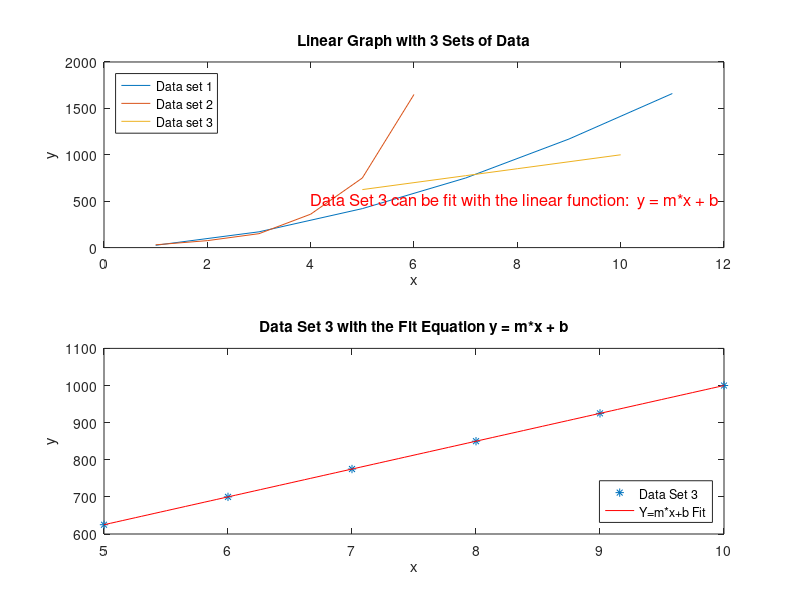
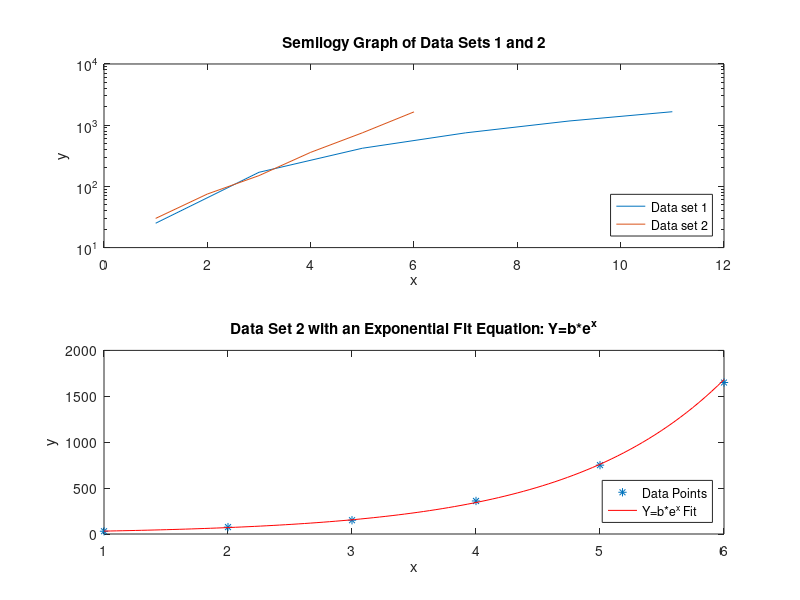
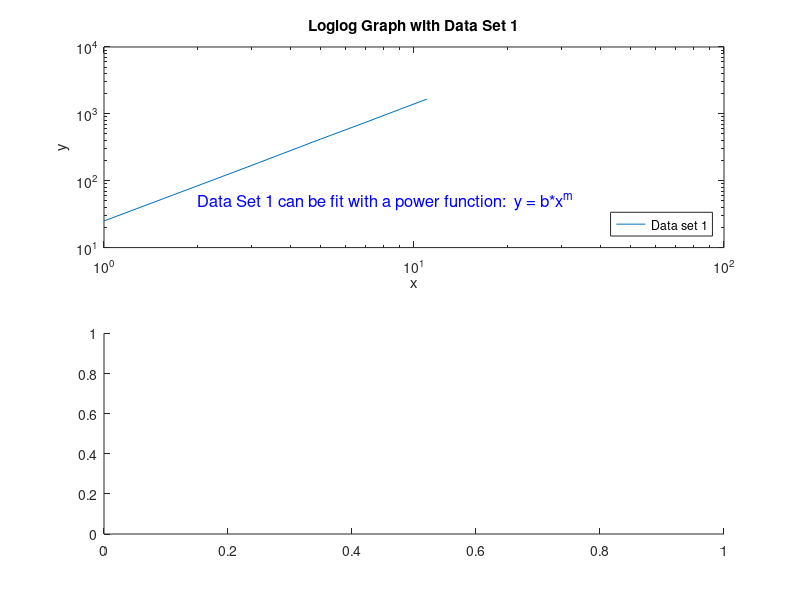

MATLAB code for these plots, in order: (Note: this script raises an error after producing the figures.)
%Clear the command window and all variables
clear %Clear the workspace variables
clc %Clear the command window contents
format default %Set the default format

%Output of the title and author to the command window
tutorial_name = "Tutorial_07_5";
name = "Andy Pacher";
assisted_by = "Nobody";
fprintf("Output for %s written by %s, with assistance from %s. \n\n", tutorial_name, name, assisted_by)

% Data set 1
x1=1:2:12;
y1=[25 170 420 750 1170 1660];

% Data set 2
x2=1:6;
y2=[30 75 150 360 750 1650];

% Data set 3
x3=5:1:10;
y3=[625 700 775 850 925 1000];

% Open figure 1 and create a subplot of two plots, one on top of the other.
% Activate the first plot
figure(1)
subplot(2,1,1)

% plot all three data sets on one graph using the default settings.
plot(x1,y1,x2,y2,x3,y3)

% Add a title "Linear Graph with 3 Sets of Data"
title('Linear Graph with 3 Sets of Data')

% Add axis labels, text, and legend.
xlabel('x');
ylabel('y');

% Add axis labels and text
text(4,500,'Data Set 3 can be fit with the linear function:  y = m*x + b',...
           'color','r','fontsize',12) 
% Add a legend, we can specify the location using polar coordinates
legend('Data set 1', 'Data set 2','Data set 3','Location','northwest')

% Notice that data set 3 is a straight line on the linear (default) graph.
% Data set 3 therefore has a functional form of y=m*x+b (linear).
% We can fit a polynomial of order 1 to this data set
linearCoeff=polyfit(x3,y3,1); % Two coefficients are produced 
m=linearCoeff(1);
b=linearCoeff(2);

% Calculate the best fit values using a linear model (y=mx+b)
xp3=linspace(5,10,100); % 100 linearly spaced values between 5 and 10
yp3=m*xp3+b;  % alternately we could use yp3=polyval(LinearCoeff,x3)

% Activate the second plot in the subplot set for this figure
subplot(2,1,2)

% Plot the data with asterisks (*) and the best fit function with a red line
plot(x3,y3,'*',xp3,yp3,'r');
% Add a title, axis labels and legend.
title('Data Set 3 with the Fit Equation y = m*x + b')
xlabel('x')
ylabel('y')
legend('Data Set 3','Y=m*x+b Fit','Location','southeast')



% Open figure 2 and create a subplot of two plots, one on top of the other.
% Activate the first plot
figure(2)
subplot(2,1,1)

% Create a semilogy graph with x1,y1 and x2,y2.
semilogy(x1,y1,x2,y2)

% Add title, axis labels, text, and legend
title('Semilogy Graph of Data Sets 1 and 2')
xlabel('x')
ylabel('y')
text(10E3,3,'Data Set 2 can be fit with an exponential function:  y = b*e^m',...
           'color','r','fontsize',12) 
legend('Data set 1', 'Data set 2','Location','southeast')

expCoeff=polyfit(x2,log(y2),1); % Two coefficients are produced 
m=expCoeff(1);
logb=expCoeff(2);
b=exp(logb);

% Calculate the best fit values using a linear model (y=mx+b)
xp2=linspace(1,6,100); % 100 values between 1 and 6
yp2=b*exp(m*xp2);  % find the fit values

% Activate the second plot in this Figure's subplot
subplot(2,1,2)

% Plot the data with asterisks (*) and the best fit function with a red line
plot(x2,y2,'*',xp2,yp2,'r');

% add a title, axis labels, and legend
title('Data Set 2 with an Exponential Fit Equation: Y=b*e^x')
xlabel('x')
ylabel('y')
legend('Data Points','Y=b*e^x Fit','Location','southeast')


% Open figure 3 and create a subplot of two plots, one on top of the other.
figure(3)
subplot(2,1,1)

% Plot the x1,y1 dataset on a loglog plot.
loglog(x1,y1)

% add a title, axis labels, text, and legend.
title('Loglog Graph with Data Set 1')
xlabel('x')
ylabel('y')
text(2,50,'Data Set 1 can be fit with a power function:  y = b*x^m',...
           'color','b','fontsize',12) 
legend('Data set 1','Location','southeast')

powerCoeff=polyfit(log(x1),log(y1),1); % Two coefficients are produced 
m=powerCoeff(1);
logb=powerCoeff(2);
b=exp(logb);

% Calculate the best fit values using a linear model (y=mx+b)
xp1=linspace(1,12,100); % 100 values between 1 and 12
yp1=b*xp1.^m;  % find the fit values


% Plot data set 1 and the power funtion fit on a linear graph
% Activate the second plot in this Figure's subplot
subplot(2,1,2)
legend('Data Paints', 'Y=b*e^x fit', 'Location','southeast')

% Plot the data with asterisks (*) and the best fit funtion with a red line
plot(x1, y1, '*', xp1, yp1, 'r')

% add a title, axis labels, and legend
title('Data Set 1 with a Power Fit Equation: Y=b*x.^m')
xlabel('x')
ylabel('y')
legend('Data Points','Y=b*e^x Fit','Location','southeast')

%end tutorial